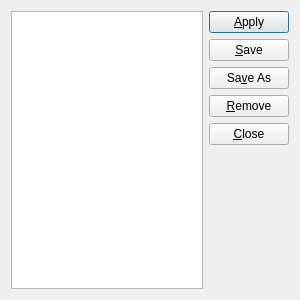
<?xml version="1.0" encoding="UTF-8"?>
<ui version="4.0">
 <class>workspaceDialog</class>
 <widget class="QDialog" name="workspaceDialog">
  <property name="geometry">
   <rect>
    <x>0</x>
    <y>0</y>
    <width>300</width>
    <height>300</height>
   </rect>
  </property>
  <property name="minimumSize">
   <size>
    <width>300</width>
    <height>300</height>
   </size>
  </property>
  <property name="baseSize">
   <size>
    <width>300</width>
    <height>300</height>
   </size>
  </property>
  <property name="windowTitle">
   <string>Workspace Manager</string>
  </property>
  <property name="windowIcon">
   <iconset resource="../resources/branding.qrc">
    <normaloff>:/icon.png</normaloff>:/icon.png</iconset>
  </property>
  <layout class="QHBoxLayout" name="horizontalLayout">
   <item>
    <widget class="QListWidget" name="listWidget"/>
   </item>
   <item>
    <layout class="QVBoxLayout" name="verticalLayout">
     <item>
      <widget class="QPushButton" name="apply">
       <property name="text">
        <string>&amp;Apply</string>
       </property>
      </widget>
     </item>
     <item>
      <widget class="QPushButton" name="save">
       <property name="text">
        <string>&amp;Save</string>
       </property>
      </widget>
     </item>
     <item>
      <widget class="QPushButton" name="saveAs">
       <property name="text">
        <string>Sa&amp;ve As</string>
       </property>
      </widget>
     </item>
     <item>
      <widget class="QPushButton" name="remove">
       <property name="text">
        <string>&amp;Remove</string>
       </property>
      </widget>
     </item>
     <item>
      <widget class="QPushButton" name="close">
       <property name="text">
        <string>&amp;Close</string>
       </property>
      </widget>
     </item>
     <item>
      <spacer name="verticalSpacer">
       <property name="orientation">
        <enum>Qt::Vertical</enum>
       </property>
       <property name="sizeHint" stdset="0">
        <size>
         <width>20</width>
         <height>40</height>
        </size>
       </property>
      </spacer>
     </item>
    </layout>
   </item>
  </layout>
 </widget>
 <resources>
  <include location="../resources/branding.qrc"/>
 </resources>
 <connections>
  <connection>
   <sender>close</sender>
   <signal>clicked()</signal>
   <receiver>workspaceDialog</receiver>
   <slot>close()</slot>
   <hints>
    <hint type="sourcelabel">
     <x>437</x>
     <y>122</y>
    </hint>
    <hint type="destinationlabel">
     <x>244</x>
     <y>197</y>
    </hint>
   </hints>
  </connection>
 </connections>
</ui>
